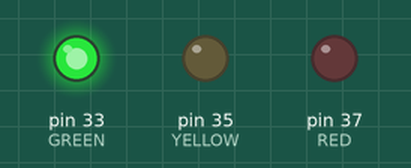
Simulated run of this program. Board: Raspberry Pi (header pin numbers). Shown: output pins drawn as LEDs (lit = HIGH). At 5.0 s the program stops and its outputs stay as they are.

Above: at 0.1 s.
At 2.1 s:
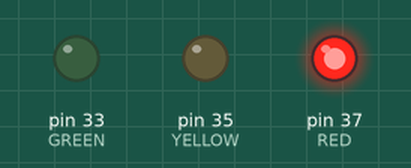
At 4.1 s:
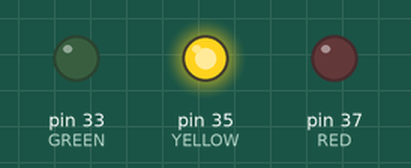
At 5.1 s:
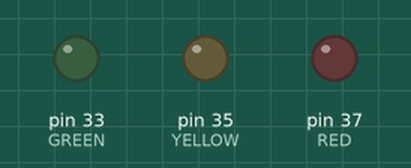
Timing chart, 0 to 6.5 s (numbered marks = the images above):
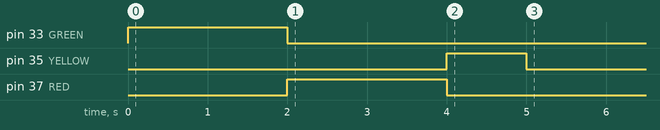

Measured:
- by itself, pin 33 (GREEN): LOW → HIGH at 0.00 s, → LOW 2.0 s later
- by itself, pin 35 (YELLOW): LOW → HIGH at 4.0 s, → LOW 1.0 s later
- by itself, pin 37 (RED): LOW → HIGH at 2.0 s, → LOW 2.0 s later

The program:

led_rgb.py
```python
#!/usr/bin/env python
import RPi.GPIO as GPIO
import time

GREEN = 33
YELLOW = 35
RED = 37

GPIO.setmode(GPIO.BOARD)
GPIO.setwarnings(False)
GPIO.setup(GREEN,GPIO.OUT)
GPIO.setup(YELLOW,GPIO.OUT)
GPIO.setup(RED,GPIO.OUT)

try:
	for i in range(0,1):
		t = 1
		if t==1:
			GPIO.output(RED,False)
			GPIO.output(YELLOW,False)
			GPIO.output(GREEN,True)
			time.sleep(2)
			t=2
		if t==2:
			GPIO.output(RED,True)
			GPIO.output(YELLOW,False)
			GPIO.output(GREEN,False)
			time.sleep(2)
			t=3
		if t==3:
			GPIO.output(RED,False)
			GPIO.output(YELLOW,True)
			GPIO.output(GREEN,False)
			time.sleep(1)
			t=1
        GPIO.cleanup()

except KeyboardInterrupt:
	pass
```
